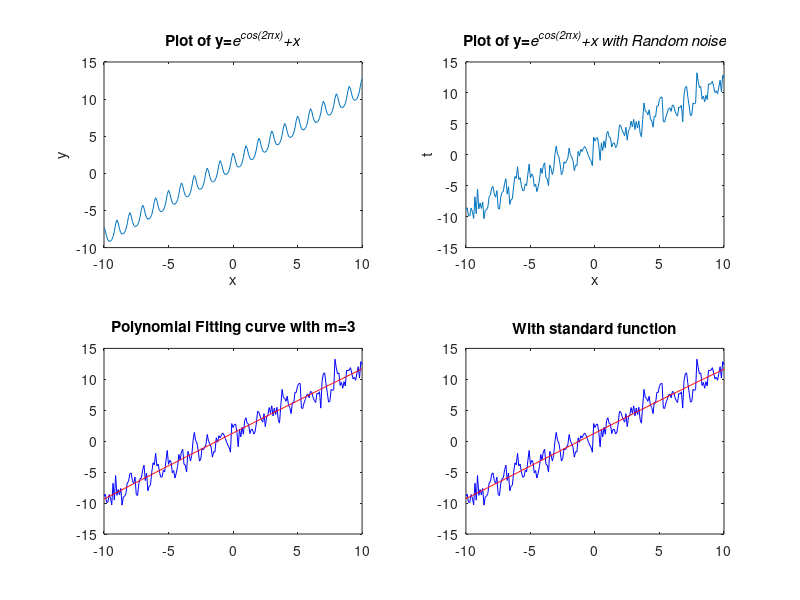

Write MATLAB code to recreate this figure.
x = -10:0.1:10;
n = size(x,2);
n
f = exp(cos(2*3.14*x))+x;
figure;
ax1 = subplot(2,2,1)
plot(ax1,x,f);
title(ax1,'Plot of y=\ite^{cos(2\pix)}+x');
xlabel(ax1,'x');
ylabel(ax1,'y');

%Adding Gaussian Noise
r = normrnd(0,1,1,n);
t = r+f;
ax2 = subplot(2,2,2)
plot(ax2,x,t);
title(ax2,'Plot of y=\ite^{cos(2\pix)}+x with Random noise');
xlabel(ax2,'x');
ylabel(ax2,'t');

%x - input values, t- output values, Need to fit parameters
m = 3;
A = zeros(m,m);
b = zeros(1,m);
for i = 1:m
    for j = 1:m
     A(i,j) = sum(x.^(i+j-2));
    end
end 
for j = 1:m
    b(j) = sum(t.*(x.^(j-1)));
end
%A
b = b';
%b
w = linsolve(A,b);
%w
%plot_x = -10:1:10;
y = w(1)+w(2)*x+w(3)*(x.^2);
ax3 = subplot(2,2,3);
plot(x,t,'color','b'); hold on;
plot(x,y,'color','r');
title('Polynomial Fitting curve with m=3');

ax4 = subplot(2,2,4);
p = polyfit(x,t,3);
t2 = polyval(p,x);
plot(x,t,'color','b');hold on;
plot(x,t2,'color','r');
title('With standard function');
